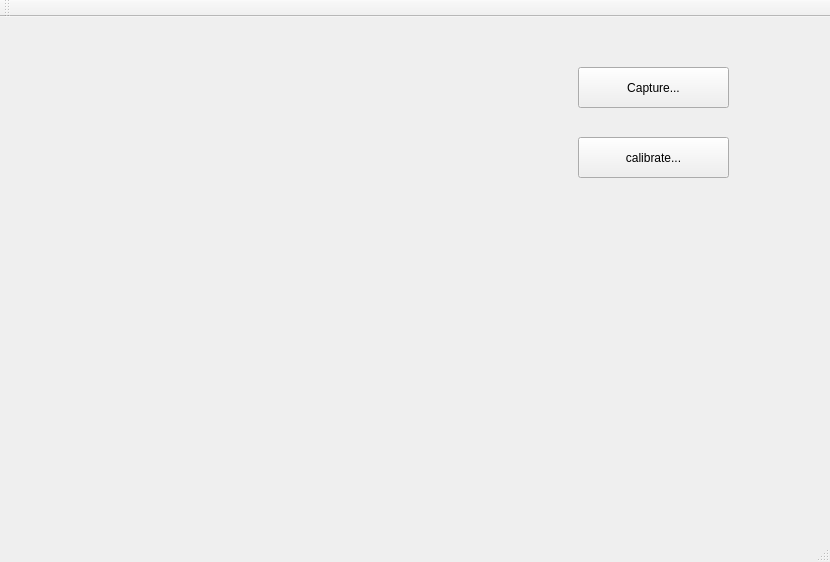
<?xml version="1.0" encoding="UTF-8"?>
<ui version="4.0">
 <class>MainWindow</class>
 <widget class="QMainWindow" name="MainWindow">
  <property name="geometry">
   <rect>
    <x>0</x>
    <y>0</y>
    <width>830</width>
    <height>562</height>
   </rect>
  </property>
  <property name="windowTitle">
   <string>MainWindow</string>
  </property>
  <widget class="QWidget" name="centralWidget">
   <widget class="QPushButton" name="capture_button">
    <property name="geometry">
     <rect>
      <x>578</x>
      <y>50</y>
      <width>151</width>
      <height>41</height>
     </rect>
    </property>
    <property name="text">
     <string>Capture...</string>
    </property>
   </widget>
   <widget class="QWidget" name="layoutWidget">
    <property name="geometry">
     <rect>
      <x>42</x>
      <y>30</y>
      <width>441</width>
      <height>461</height>
     </rect>
    </property>
    <layout class="QVBoxLayout" name="verticalLayout">
     <item>
      <widget class="ImageLabel" name="camera_image" native="true"/>
     </item>
     <item>
      <widget class="ImageLabel" name="image_3D" native="true"/>
     </item>
    </layout>
   </widget>
   <widget class="QPushButton" name="calibration_button">
    <property name="geometry">
     <rect>
      <x>578</x>
      <y>120</y>
      <width>151</width>
      <height>41</height>
     </rect>
    </property>
    <property name="text">
     <string>calibrate...</string>
    </property>
   </widget>
  </widget>
  <widget class="QMenuBar" name="menuBar">
   <property name="geometry">
    <rect>
     <x>0</x>
     <y>0</y>
     <width>830</width>
     <height>26</height>
    </rect>
   </property>
  </widget>
  <widget class="QToolBar" name="mainToolBar">
   <attribute name="toolBarArea">
    <enum>TopToolBarArea</enum>
   </attribute>
   <attribute name="toolBarBreak">
    <bool>false</bool>
   </attribute>
  </widget>
  <widget class="QStatusBar" name="statusBar"/>
 </widget>
 <layoutdefault spacing="6" margin="11"/>
 <customwidgets>
  <customwidget>
   <class>ImageLabel</class>
   <extends>QWidget</extends>
   <header>ImageLabel.hpp</header>
   <container>1</container>
  </customwidget>
 </customwidgets>
 <resources/>
 <connections/>
</ui>
